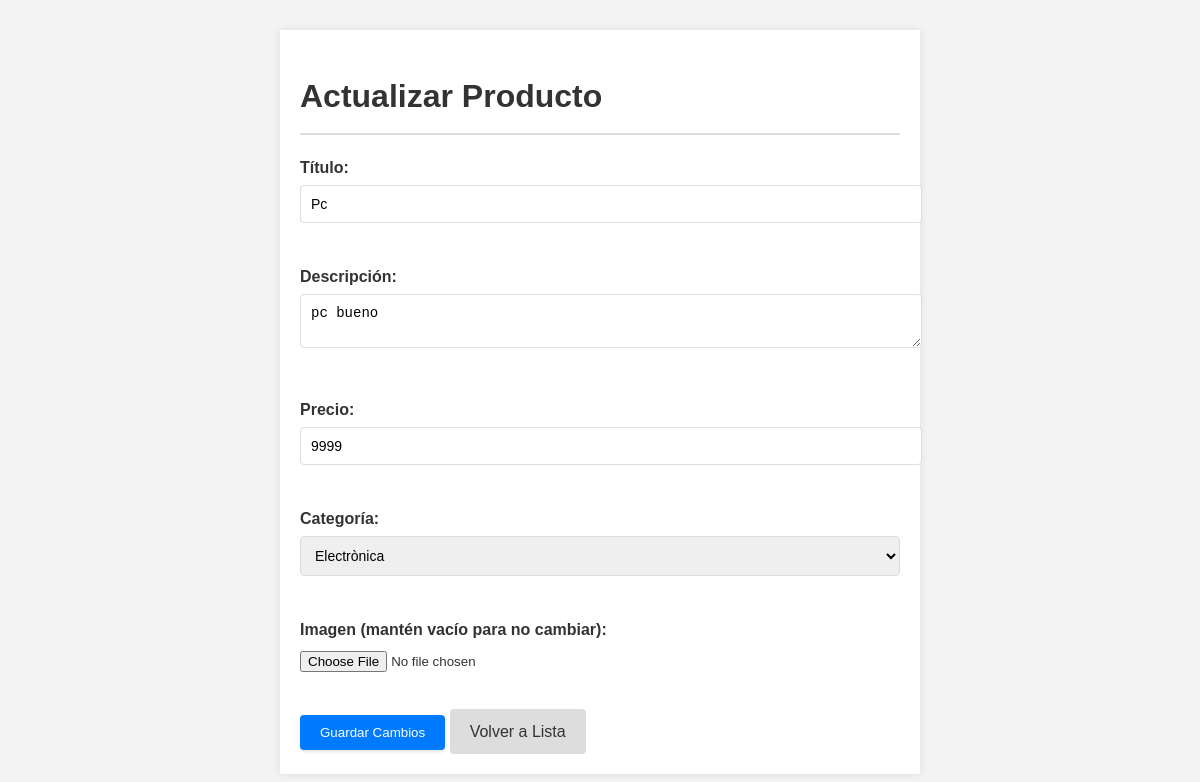
Page /products/update/4/ on the earlier database version.
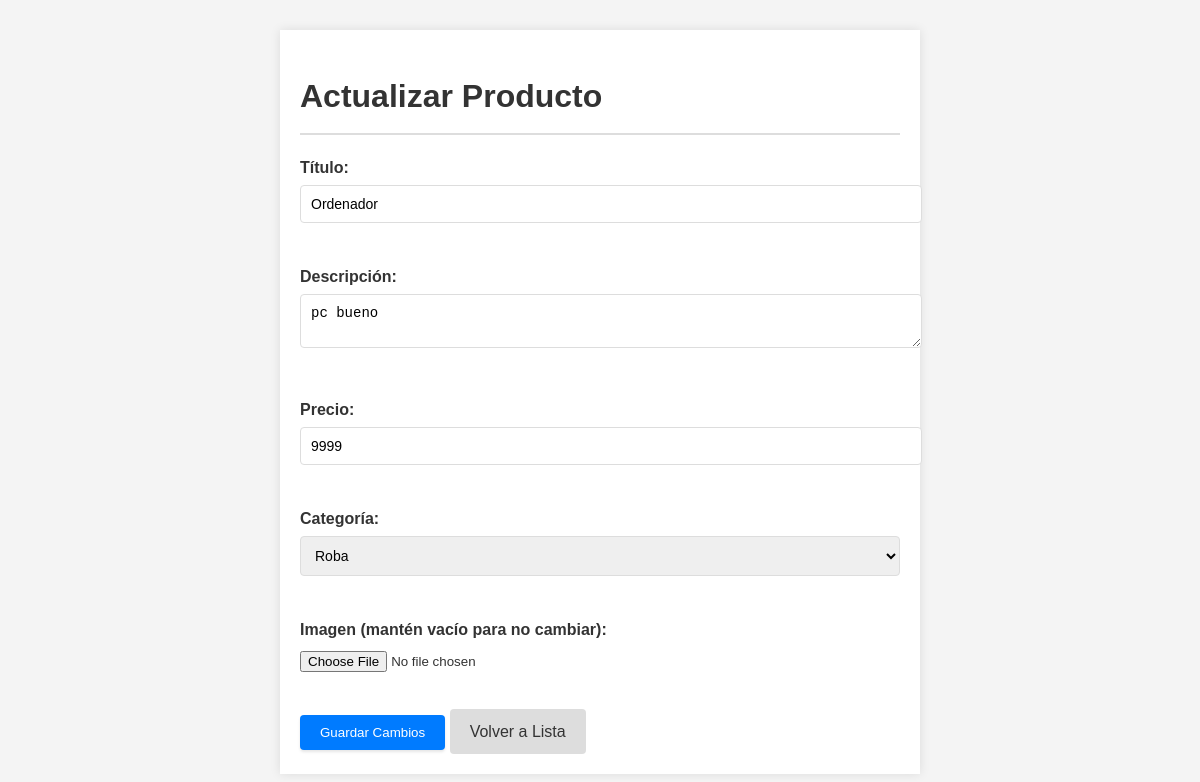
Same page on the later database version.
### tables this page shows
CREATE TABLE products (
	id INTEGER PRIMARY KEY AUTOINCREMENT,
	title TEXT,
	description TEXT,
	photo TEXT,
	price DECIMAL(10, 2),
	category_id INTEGER,
	seller_id INTEGER,
	created DATETIME,
	updated DATETIME,
	FOREIGN KEY (category_id) REFERENCES categories(id),
	FOREIGN KEY (seller_id) REFERENCES users(id)
);

CREATE TABLE categories (
	id INTEGER PRIMARY KEY AUTOINCREMENT,
	name TEXT UNIQUE,
	slug TEXT UNIQUE
);

### app.py (the view, shortened to what this page needs)
@app.route('/products/update/<int:product_id>/', methods=['GET', 'POST'])
def update_product(product_id):
    cur = get_db().cursor()
    cur.execute("SELECT * FROM products WHERE id=?", (product_id,))
    product = cur.fetchone()
    cur.execute("SELECT * FROM categories")
    categories = cur.fetchall()
    return render_template('products/update.html', product=product, categories=categories)

### app.py (called while the page is built)
def get_db():
    db = getattr(g, '_database', None)
    if db is None:
        db = g._database = sqlite3.connect(DATABASE)
    return db

@app.teardown_appcontext
def close_connection(exception):
    db = getattr(g, '_database', None)
    if db is not None:
        db.close()

### templates/products/update.html (shortened to what this page needs)
<!DOCTYPE html>
<html>
    <link rel="stylesheet" type="text/css" href="/static/style/style_create.css">
<head>
</head>
<body>
<div class="container">
    <h1>Actualizar Producto</h1>
    <form action="{{ url_for('update_product', product_id=product[0]) }}" method="post" enctype="multipart/form-data">
        <label for="title">Título:</label>
        <input type="text" id="title" name="title" value="{{ product[1] }}" required><br><br>
        <label for="description">Descripción:</label>
        <textarea id="description" name="description" required>{{ product[2] }}</textarea><br><br>
        <label for="price">Precio:</label>
        <input type="number" id="price" name="price" step="0.01" value="{{ product[4] }}" required><br><br>
        <label for="category">Categoría:</label>
        <select id="category" name="category" required>
            {% for category in categories %}
                <option value="{{ category[0] }}" {% if category[0] == product[5] %} selected {% endif %}>{{ category[1] }}</option>
            {% endfor %}
        </select><br><br>
        <label for="image">Imagen (mantén vacío para no cambiar):</label>
        <input type="file" id="image" name="image" accept="image/*"><br><br>
        <input type="submit" value="Guardar Cambios">
        <a href="/products/list/" class="btn-back">Volver a Lista</a>
    </form>
</div>
</body>
</html>

### static/style/style_create.css (style rules this page uses)
body { font-family: 'Arial', sans-serif; margin: 0; padding: 0; background-color: #f4f4f4; color: #333; line-height: 1.6; }
a { color: #007BFF; text-decoration: none; }
.container { max-width: 600px; margin: 30px auto; background: #fff; padding: 20px; box-shadow: 0 0 10px rgba(0, 0, 0, 0.1); }
h1 { border-bottom: 2px solid #ddd; padding-bottom: 10px; margin-bottom: 20px; }
label { display: block; margin-bottom: 5px; font-weight: bold; }
input[type="text"], input[type="number"], textarea, select { width: 100%; padding: 10px; margin-bottom: 15px; border: 1px solid #ddd; border-radius: 4px; font-size: 14px; }
input[type="submit"] { padding: 10px 20px; background-color: #007BFF; color: #FFFFFF; border: none; border-radius: 4px; cursor: pointer; box-shadow: 0 2px 3px rgba(0, 0, 0, 0.1); transition: background-color 0.3s ease; }
.btn-back { padding: 10px 20px; background-color: #ddd; color: #333; border: none; border-radius: 4px; display: inline-block; cursor: pointer; margin-top: 10px; }

Differences in the rows shown:
changed products "pc bueno": title "Pc" → "Ordenador"; category "Electrònica" → "Roba"
